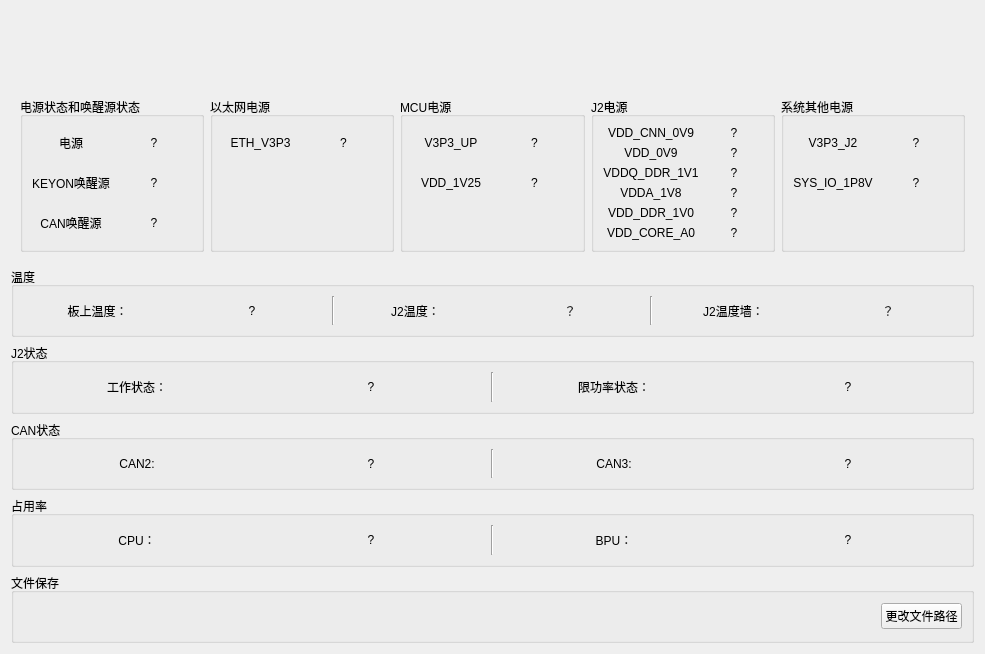
<?xml version="1.0" encoding="UTF-8"?>
<ui version="4.0">
 <class>SEmcWidget</class>
 <widget class="QWidget" name="SEmcWidget">
  <property name="geometry">
   <rect>
    <x>0</x>
    <y>0</y>
    <width>985</width>
    <height>654</height>
   </rect>
  </property>
  <property name="windowTitle">
   <string>Form</string>
  </property>
  <layout class="QVBoxLayout" name="verticalLayout">
   <item>
    <widget class="QWidget" name="titleWidget" native="true">
     <layout class="QHBoxLayout" name="horizontalLayout_3">
      <item>
       <widget class="QLabel" name="LB_devInd">
        <property name="text">
         <string/>
        </property>
       </widget>
      </item>
      <item>
       <widget class="QLabel" name="LB_title">
        <property name="text">
         <string/>
        </property>
        <property name="alignment">
         <set>Qt::AlignCenter</set>
        </property>
       </widget>
      </item>
      <item>
       <widget class="QLabel" name="LB_devChan">
        <property name="text">
         <string/>
        </property>
        <property name="alignment">
         <set>Qt::AlignRight|Qt::AlignTrailing|Qt::AlignVCenter</set>
        </property>
       </widget>
      </item>
     </layout>
    </widget>
   </item>
   <item>
    <widget class="QWidget" name="PowerWidget" native="true">
     <property name="sizePolicy">
      <sizepolicy hsizetype="Preferred" vsizetype="Preferred">
       <horstretch>0</horstretch>
       <verstretch>0</verstretch>
      </sizepolicy>
     </property>
     <layout class="QHBoxLayout" name="horizontalLayout">
      <item>
       <widget class="QGroupBox" name="groupBox_4">
        <property name="title">
         <string>电源状态和唤醒源状态</string>
        </property>
        <layout class="QGridLayout" name="gridLayout">
         <item row="1" column="1">
          <widget class="QLabel" name="LB_KEYON">
           <property name="text">
            <string>?</string>
           </property>
           <property name="alignment">
            <set>Qt::AlignCenter</set>
           </property>
          </widget>
         </item>
         <item row="0" column="0">
          <widget class="QLabel" name="label">
           <property name="text">
            <string>电源</string>
           </property>
           <property name="alignment">
            <set>Qt::AlignCenter</set>
           </property>
          </widget>
         </item>
         <item row="0" column="1">
          <widget class="QLabel" name="LB_Power">
           <property name="text">
            <string>?</string>
           </property>
           <property name="alignment">
            <set>Qt::AlignCenter</set>
           </property>
          </widget>
         </item>
         <item row="1" column="0">
          <widget class="QLabel" name="label_3">
           <property name="text">
            <string>KEYON唤醒源</string>
           </property>
           <property name="alignment">
            <set>Qt::AlignCenter</set>
           </property>
          </widget>
         </item>
         <item row="2" column="0">
          <widget class="QLabel" name="label_5">
           <property name="text">
            <string>CAN唤醒源</string>
           </property>
           <property name="alignment">
            <set>Qt::AlignCenter</set>
           </property>
          </widget>
         </item>
         <item row="2" column="1">
          <widget class="QLabel" name="LB_CAN">
           <property name="text">
            <string>?</string>
           </property>
           <property name="alignment">
            <set>Qt::AlignCenter</set>
           </property>
          </widget>
         </item>
        </layout>
       </widget>
      </item>
      <item>
       <widget class="QGroupBox" name="groupBox_5">
        <property name="title">
         <string>以太网电源</string>
        </property>
        <layout class="QGridLayout" name="gridLayout_2">
         <item row="0" column="0">
          <widget class="QLabel" name="label_7">
           <property name="text">
            <string>ETH_V3P3</string>
           </property>
           <property name="alignment">
            <set>Qt::AlignCenter</set>
           </property>
          </widget>
         </item>
         <item row="0" column="1">
          <widget class="QLabel" name="LB_ETH">
           <property name="text">
            <string>?</string>
           </property>
           <property name="alignment">
            <set>Qt::AlignCenter</set>
           </property>
          </widget>
         </item>
         <item row="1" column="1">
          <widget class="QLabel" name="label_10">
           <property name="text">
            <string/>
           </property>
          </widget>
         </item>
         <item row="1" column="0">
          <widget class="QLabel" name="label_9">
           <property name="text">
            <string/>
           </property>
          </widget>
         </item>
         <item row="2" column="0">
          <widget class="QLabel" name="label_11">
           <property name="text">
            <string/>
           </property>
          </widget>
         </item>
         <item row="2" column="1">
          <widget class="QLabel" name="label_12">
           <property name="text">
            <string/>
           </property>
          </widget>
         </item>
        </layout>
       </widget>
      </item>
      <item>
       <widget class="QGroupBox" name="groupBox_6">
        <property name="title">
         <string>MCU电源</string>
        </property>
        <layout class="QGridLayout" name="gridLayout_3">
         <item row="1" column="0">
          <widget class="QLabel" name="label_15">
           <property name="text">
            <string>VDD_1V25</string>
           </property>
           <property name="alignment">
            <set>Qt::AlignCenter</set>
           </property>
          </widget>
         </item>
         <item row="2" column="1">
          <widget class="QLabel" name="label_18">
           <property name="text">
            <string/>
           </property>
          </widget>
         </item>
         <item row="0" column="1">
          <widget class="QLabel" name="LB_MCU_UP">
           <property name="text">
            <string>?</string>
           </property>
           <property name="alignment">
            <set>Qt::AlignCenter</set>
           </property>
          </widget>
         </item>
         <item row="1" column="1">
          <widget class="QLabel" name="LB_VDD">
           <property name="text">
            <string>?</string>
           </property>
           <property name="alignment">
            <set>Qt::AlignCenter</set>
           </property>
          </widget>
         </item>
         <item row="2" column="0">
          <widget class="QLabel" name="label_17">
           <property name="text">
            <string/>
           </property>
          </widget>
         </item>
         <item row="0" column="0">
          <widget class="QLabel" name="label_13">
           <property name="text">
            <string>V3P3_UP</string>
           </property>
           <property name="alignment">
            <set>Qt::AlignCenter</set>
           </property>
          </widget>
         </item>
        </layout>
       </widget>
      </item>
      <item>
       <widget class="QGroupBox" name="groupBox_7">
        <property name="title">
         <string>J2电源</string>
        </property>
        <layout class="QGridLayout" name="gridLayout_4">
         <item row="0" column="0">
          <widget class="QLabel" name="label_19">
           <property name="text">
            <string>VDD_CNN_0V9</string>
           </property>
           <property name="alignment">
            <set>Qt::AlignCenter</set>
           </property>
          </widget>
         </item>
         <item row="0" column="1">
          <widget class="QLabel" name="LB_J2_CNN">
           <property name="text">
            <string>?</string>
           </property>
           <property name="alignment">
            <set>Qt::AlignCenter</set>
           </property>
          </widget>
         </item>
         <item row="1" column="0">
          <widget class="QLabel" name="label_21">
           <property name="text">
            <string>VDD_0V9</string>
           </property>
           <property name="alignment">
            <set>Qt::AlignCenter</set>
           </property>
          </widget>
         </item>
         <item row="1" column="1">
          <widget class="QLabel" name="LB_J2_VDD">
           <property name="text">
            <string>?</string>
           </property>
           <property name="alignment">
            <set>Qt::AlignCenter</set>
           </property>
          </widget>
         </item>
         <item row="2" column="0">
          <widget class="QLabel" name="label_23">
           <property name="text">
            <string>VDDQ_DDR_1V1</string>
           </property>
           <property name="alignment">
            <set>Qt::AlignCenter</set>
           </property>
          </widget>
         </item>
         <item row="2" column="1">
          <widget class="QLabel" name="LB_J2_VDDQ">
           <property name="text">
            <string>?</string>
           </property>
           <property name="alignment">
            <set>Qt::AlignCenter</set>
           </property>
          </widget>
         </item>
         <item row="3" column="0">
          <widget class="QLabel" name="label_24">
           <property name="text">
            <string>VDDA_1V8</string>
           </property>
           <property name="alignment">
            <set>Qt::AlignCenter</set>
           </property>
          </widget>
         </item>
         <item row="3" column="1">
          <widget class="QLabel" name="LB_J2_VDDA">
           <property name="text">
            <string>?</string>
           </property>
           <property name="alignment">
            <set>Qt::AlignCenter</set>
           </property>
          </widget>
         </item>
         <item row="4" column="0">
          <widget class="QLabel" name="label_25">
           <property name="text">
            <string>VDD_DDR_1V0</string>
           </property>
           <property name="alignment">
            <set>Qt::AlignCenter</set>
           </property>
          </widget>
         </item>
         <item row="4" column="1">
          <widget class="QLabel" name="LB_J2_DDR">
           <property name="text">
            <string>?</string>
           </property>
           <property name="alignment">
            <set>Qt::AlignCenter</set>
           </property>
          </widget>
         </item>
         <item row="5" column="0">
          <widget class="QLabel" name="label_26">
           <property name="text">
            <string>VDD_CORE_A0</string>
           </property>
           <property name="alignment">
            <set>Qt::AlignCenter</set>
           </property>
          </widget>
         </item>
         <item row="5" column="1">
          <widget class="QLabel" name="LB_J2_CORE">
           <property name="text">
            <string>?</string>
           </property>
           <property name="alignment">
            <set>Qt::AlignCenter</set>
           </property>
          </widget>
         </item>
        </layout>
       </widget>
      </item>
      <item>
       <widget class="QGroupBox" name="groupBox_8">
        <property name="title">
         <string>系统其他电源</string>
        </property>
        <layout class="QGridLayout" name="gridLayout_5">
         <item row="0" column="1">
          <widget class="QLabel" name="LB_J2">
           <property name="text">
            <string>?</string>
           </property>
           <property name="alignment">
            <set>Qt::AlignCenter</set>
           </property>
          </widget>
         </item>
         <item row="2" column="1">
          <widget class="QLabel" name="label_36">
           <property name="text">
            <string/>
           </property>
          </widget>
         </item>
         <item row="0" column="0">
          <widget class="QLabel" name="label_31">
           <property name="text">
            <string>V3P3_J2</string>
           </property>
           <property name="alignment">
            <set>Qt::AlignCenter</set>
           </property>
          </widget>
         </item>
         <item row="1" column="1">
          <widget class="QLabel" name="LB_SYS">
           <property name="text">
            <string>?</string>
           </property>
           <property name="alignment">
            <set>Qt::AlignCenter</set>
           </property>
          </widget>
         </item>
         <item row="2" column="0">
          <widget class="QLabel" name="label_35">
           <property name="text">
            <string/>
           </property>
          </widget>
         </item>
         <item row="1" column="0">
          <widget class="QLabel" name="label_33">
           <property name="text">
            <string>SYS_IO_1P8V</string>
           </property>
           <property name="alignment">
            <set>Qt::AlignCenter</set>
           </property>
          </widget>
         </item>
        </layout>
       </widget>
      </item>
     </layout>
    </widget>
   </item>
   <item>
    <widget class="QGroupBox" name="groupBox_9">
     <property name="sizePolicy">
      <sizepolicy hsizetype="Preferred" vsizetype="Preferred">
       <horstretch>0</horstretch>
       <verstretch>0</verstretch>
      </sizepolicy>
     </property>
     <property name="title">
      <string>温度</string>
     </property>
     <layout class="QGridLayout" name="gridLayout_7">
      <item row="0" column="7">
       <widget class="QLabel" name="label_30">
        <property name="text">
         <string>？</string>
        </property>
        <property name="alignment">
         <set>Qt::AlignCenter</set>
        </property>
       </widget>
      </item>
      <item row="0" column="1">
       <widget class="QLabel" name="LB_Temp">
        <property name="text">
         <string>?</string>
        </property>
        <property name="alignment">
         <set>Qt::AlignCenter</set>
        </property>
       </widget>
      </item>
      <item row="0" column="3">
       <widget class="QLabel" name="label_8">
        <property name="text">
         <string>J2温度：</string>
        </property>
        <property name="alignment">
         <set>Qt::AlignCenter</set>
        </property>
       </widget>
      </item>
      <item row="0" column="2">
       <widget class="Line" name="line_2">
        <property name="orientation">
         <enum>Qt::Vertical</enum>
        </property>
       </widget>
      </item>
      <item row="0" column="4">
       <widget class="QLabel" name="LB_Temp_J2">
        <property name="text">
         <string>？</string>
        </property>
        <property name="alignment">
         <set>Qt::AlignCenter</set>
        </property>
       </widget>
      </item>
      <item row="0" column="0">
       <widget class="QLabel" name="label_4">
        <property name="text">
         <string>板上温度：</string>
        </property>
        <property name="alignment">
         <set>Qt::AlignCenter</set>
        </property>
       </widget>
      </item>
      <item row="0" column="6">
       <widget class="QLabel" name="label_29">
        <property name="text">
         <string>J2温度墙：</string>
        </property>
        <property name="alignment">
         <set>Qt::AlignCenter</set>
        </property>
       </widget>
      </item>
      <item row="0" column="5">
       <widget class="Line" name="line_4">
        <property name="orientation">
         <enum>Qt::Vertical</enum>
        </property>
       </widget>
      </item>
     </layout>
    </widget>
   </item>
   <item>
    <widget class="QGroupBox" name="groupBox_10">
     <property name="sizePolicy">
      <sizepolicy hsizetype="Preferred" vsizetype="Preferred">
       <horstretch>0</horstretch>
       <verstretch>0</verstretch>
      </sizepolicy>
     </property>
     <property name="title">
      <string>J2状态</string>
     </property>
     <layout class="QGridLayout" name="gridLayout_6">
      <item row="0" column="1">
       <widget class="QLabel" name="LB_J2_Status">
        <property name="text">
         <string>?</string>
        </property>
        <property name="alignment">
         <set>Qt::AlignCenter</set>
        </property>
       </widget>
      </item>
      <item row="0" column="4">
       <widget class="QLabel" name="LB_J2_powDown">
        <property name="text">
         <string>?</string>
        </property>
        <property name="alignment">
         <set>Qt::AlignCenter</set>
        </property>
       </widget>
      </item>
      <item row="0" column="3">
       <widget class="QLabel" name="label_28">
        <property name="text">
         <string>限功率状态：</string>
        </property>
        <property name="alignment">
         <set>Qt::AlignCenter</set>
        </property>
       </widget>
      </item>
      <item row="0" column="0">
       <widget class="QLabel" name="label_27">
        <property name="text">
         <string>工作状态：</string>
        </property>
        <property name="alignment">
         <set>Qt::AlignCenter</set>
        </property>
       </widget>
      </item>
      <item row="0" column="2">
       <widget class="Line" name="line_3">
        <property name="orientation">
         <enum>Qt::Vertical</enum>
        </property>
       </widget>
      </item>
     </layout>
    </widget>
   </item>
   <item>
    <widget class="QGroupBox" name="groupBox_11">
     <property name="sizePolicy">
      <sizepolicy hsizetype="Preferred" vsizetype="Preferred">
       <horstretch>0</horstretch>
       <verstretch>0</verstretch>
      </sizepolicy>
     </property>
     <property name="title">
      <string>CAN状态</string>
     </property>
     <layout class="QHBoxLayout" name="horizontalLayout_2">
      <item>
       <widget class="QLabel" name="label_41">
        <property name="text">
         <string>CAN2:</string>
        </property>
        <property name="alignment">
         <set>Qt::AlignCenter</set>
        </property>
       </widget>
      </item>
      <item>
       <widget class="QLabel" name="LB_CAN2_Status">
        <property name="text">
         <string>?</string>
        </property>
        <property name="alignment">
         <set>Qt::AlignCenter</set>
        </property>
       </widget>
      </item>
      <item>
       <widget class="Line" name="line">
        <property name="orientation">
         <enum>Qt::Vertical</enum>
        </property>
       </widget>
      </item>
      <item>
       <widget class="QLabel" name="label_40">
        <property name="text">
         <string>CAN3:</string>
        </property>
        <property name="alignment">
         <set>Qt::AlignCenter</set>
        </property>
       </widget>
      </item>
      <item>
       <widget class="QLabel" name="LB_CAN3_Status">
        <property name="text">
         <string>?</string>
        </property>
        <property name="alignment">
         <set>Qt::AlignCenter</set>
        </property>
       </widget>
      </item>
     </layout>
    </widget>
   </item>
   <item>
    <widget class="QGroupBox" name="groupBox_13">
     <property name="title">
      <string>占用率</string>
     </property>
     <layout class="QHBoxLayout" name="horizontalLayout_5">
      <item>
       <widget class="QLabel" name="label_34">
        <property name="text">
         <string>CPU：</string>
        </property>
        <property name="alignment">
         <set>Qt::AlignCenter</set>
        </property>
       </widget>
      </item>
      <item>
       <widget class="QLabel" name="LB_CPU">
        <property name="text">
         <string>?</string>
        </property>
        <property name="alignment">
         <set>Qt::AlignCenter</set>
        </property>
       </widget>
      </item>
      <item>
       <widget class="Line" name="line_5">
        <property name="orientation">
         <enum>Qt::Vertical</enum>
        </property>
       </widget>
      </item>
      <item>
       <widget class="QLabel" name="label_38">
        <property name="text">
         <string>BPU：</string>
        </property>
        <property name="alignment">
         <set>Qt::AlignCenter</set>
        </property>
       </widget>
      </item>
      <item>
       <widget class="QLabel" name="LB_BPU">
        <property name="text">
         <string>?</string>
        </property>
        <property name="alignment">
         <set>Qt::AlignCenter</set>
        </property>
       </widget>
      </item>
     </layout>
    </widget>
   </item>
   <item>
    <widget class="QGroupBox" name="groupBox">
     <property name="title">
      <string>文件保存</string>
     </property>
     <layout class="QHBoxLayout" name="horizontalLayout_4">
      <item>
       <widget class="QLabel" name="LB_Filepath">
        <property name="sizePolicy">
         <sizepolicy hsizetype="Preferred" vsizetype="Preferred">
          <horstretch>0</horstretch>
          <verstretch>0</verstretch>
         </sizepolicy>
        </property>
        <property name="text">
         <string/>
        </property>
       </widget>
      </item>
      <item>
       <widget class="QPushButton" name="btn_file">
        <property name="sizePolicy">
         <sizepolicy hsizetype="Fixed" vsizetype="Fixed">
          <horstretch>0</horstretch>
          <verstretch>0</verstretch>
         </sizepolicy>
        </property>
        <property name="text">
         <string>更改文件路径</string>
        </property>
       </widget>
      </item>
     </layout>
    </widget>
   </item>
  </layout>
 </widget>
 <resources/>
 <connections/>
</ui>
